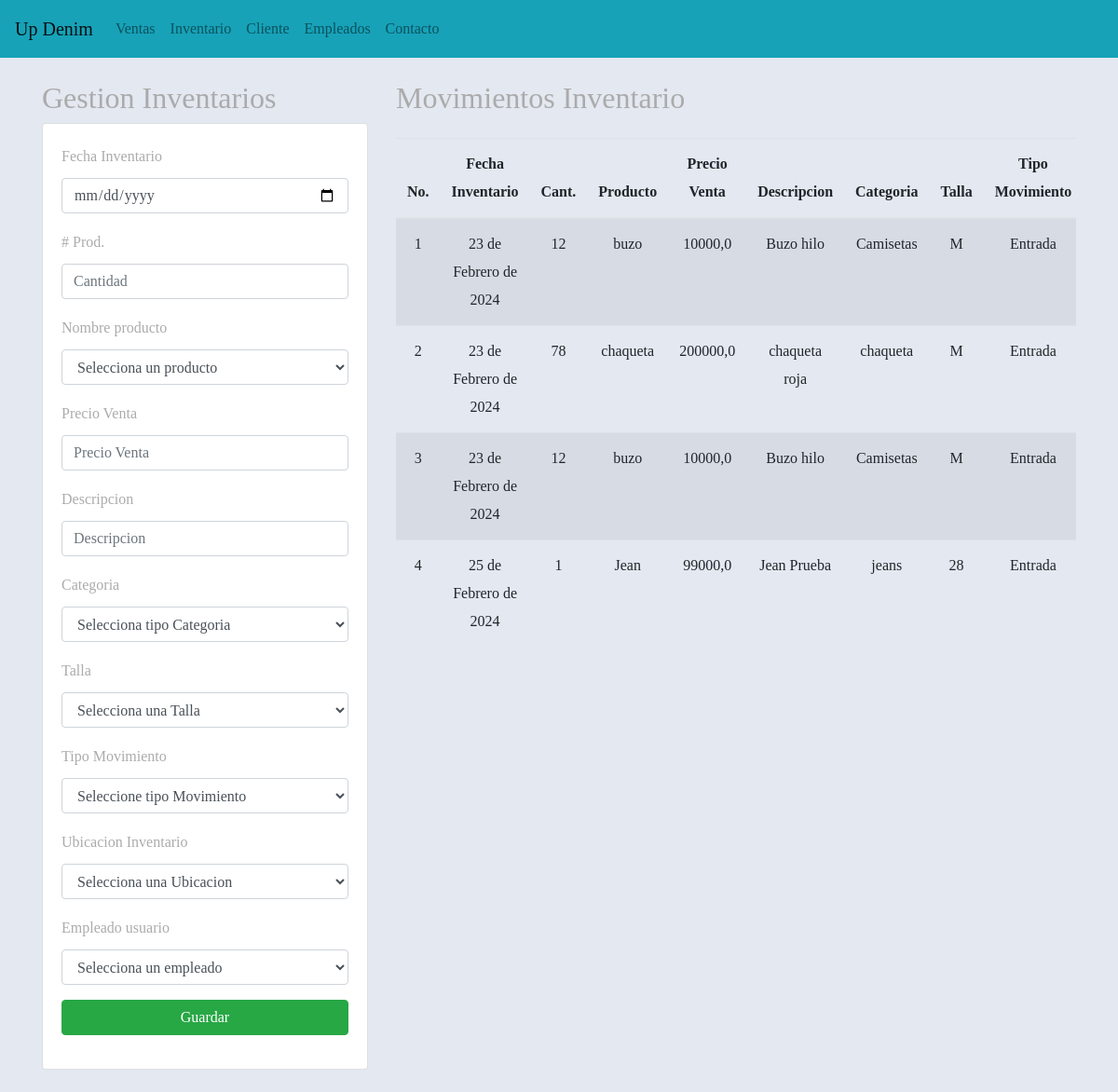
Page /registrarInventario/ on the earlier database version.
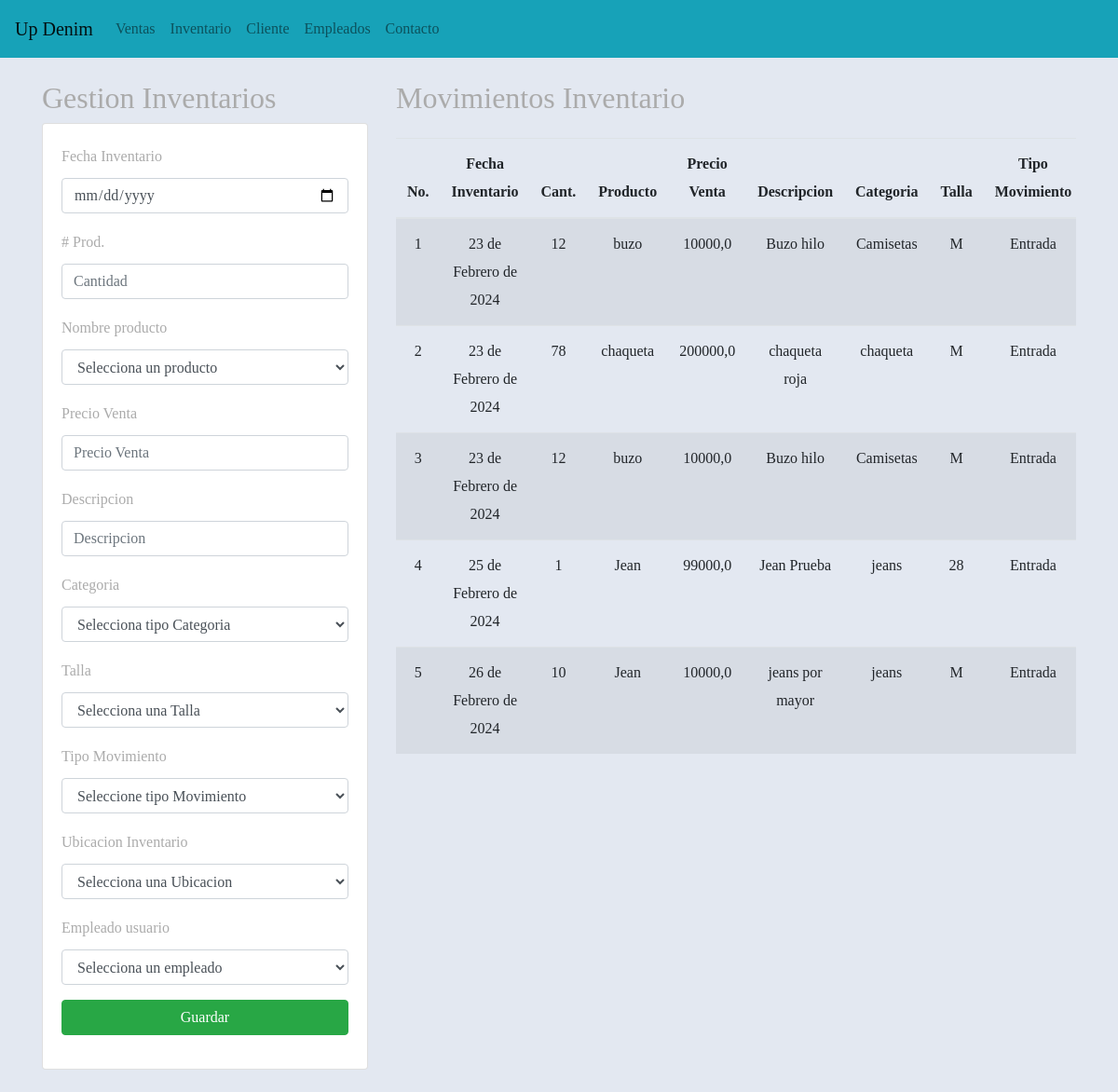
Same page on the later database version.
### aplicaciones/Academico/models.py (models this page shows, shortened)
class Inventario(models.Model):
    idinventario = models.AutoField(primary_key=True)  # Field name made lowercase.
    fechainventario = models.DateField(auto_now_add=True)  # Field name made lowercase.
    cantidadproductos = models.IntegerField(null=False, blank=False)  # Field name made lowercase.
    idproductoinv = models.ForeignKey(Producto, on_delete=models.CASCADE)  # Field name made lowercase.
    idtipomovimientoinv = models.ForeignKey(Tipomovimiento, on_delete=models.CASCADE)  # Field name made lowercase.
    idEmpleado = models.ForeignKey(Empleado, on_delete=models.CASCADE)  # Field name made lowercase.
    idubicacioninventarioinv = models.ForeignKey(Ubicacioninventario, on_delete=models.CASCADE)  # Field name made lowercase.

class Producto(models.Model):
    idproducto = models.AutoField(primary_key=True)
    nombreproducto = models.CharField(max_length=45, null=False)
    precioventa = models.FloatField(null=False, blank=False)
    descripcionproducto = models.CharField(max_length=45)
    idcategoriaproducto = models.ForeignKey(Categoriaproducto, on_delete=models.CASCADE)
    idtalla = models.ForeignKey(Talla, on_delete=models.CASCADE)

class Categoriaproducto(models.Model):
    idcategoriaproducto = models.AutoField(primary_key=True)
    categoriaproducto = models.CharField(max_length=45, blank=False, null=False)

class Talla(models.Model):
    idtalla = models.AutoField(primary_key=True)
    talla = models.CharField(max_length=45, null=False, blank=False)

class Tipomovimiento(models.Model):
    idtipomovimiento = models.AutoField(primary_key=True)
    tipomovimiento = models.CharField(max_length=45, null=False, blank=False)

### aplicaciones/Academico/views.py (the view)
# urls.py: path('registrarInventario/', views.vistaInventario),
def vistaInventario(request):
    if request.method == "GET":
        productos = Producto.objects.all()
        empleados = Empleado.objects.all()
        inventarios = Inventario.objects.all()
        return render(request, "gestionInventario.html", {
            "productos": productos,
            "empleados": empleados,
            "inventarios": inventarios
        })
    else:
        return registrarInventario(request)

### aplicaciones/Academico/models.py (called while the page is built)
    def __str__(self):
        texto = '{0}'
        return texto.format(self.iddocumento)

### aplicaciones/Academico/templates/gestionInventario.html (shortened to what the changed rows need)
{% extends "base.html" %}
{% block body %}
<div class="row">
    <div class="col-sm-12 col-md-6 col-lg-4 col-xl-4">
        <h2>Gestion Inventarios</h2>
    </div>
    <div class="col-md-8">
        <h2 class="mb-4">Movimientos Inventario</h2>
        <div class="table-responsive">
            <table class="table table-striped">
                <thead>
                    <tr>
                        <th>No.</th>
                       <th>Fecha Inventario</th>
                       <th>Cant.</th>
                       <th>Producto</th>
                       <th>Precio Venta</th>
                       <th>Descripcion</th>
                       <th>Categoria</th>
                       <th>Talla</th>
                       <th>Tipo Movimiento</th>
                    </tr>
                </thead>
                <tbody>
                    {% for c in inventarios %}
                    <tr>
                        <td>{{forloop.counter}}</td>
                        <td>{{c.fechainventario}}</td>
                        <td>{{c.cantidadproductos}}</td>
                        <td>{{c.idproductoinv.nombreproducto}}</td>
                        <td>{{c.idproductoinv.precioventa}}</td>
                        <td>{{c.idproductoinv.descripcionproducto}}</td>
                        <td>{{c.idproductoinv.idcategoriaproducto.categoriaproducto}}</td>
                        <td>{{c.idproductoinv.idtalla.talla}}</td>
                        <td>{{c.idtipomovimientoinv.tipomovimiento}}</td>
                    </tr>
                    {% endfor %}
                </tbody>
            </table>
        </div>
    </div>
</div>
{% endblock %}

Differences in the rows shown:
added Inventario: fechainventario "26 de Febrero de 2024", cantidadproductos "10", idproductoinv.nombreproducto "Jean", idproductoinv.precioventa "10000,0", idproductoinv.descripcionproducto "jeans por mayor", idproductoinv.idcategoriaproducto.categoriaproducto "jeans", idproductoinv.idtalla.talla "M", idtipomovimientoinv.tipomovimiento "Entrada"
